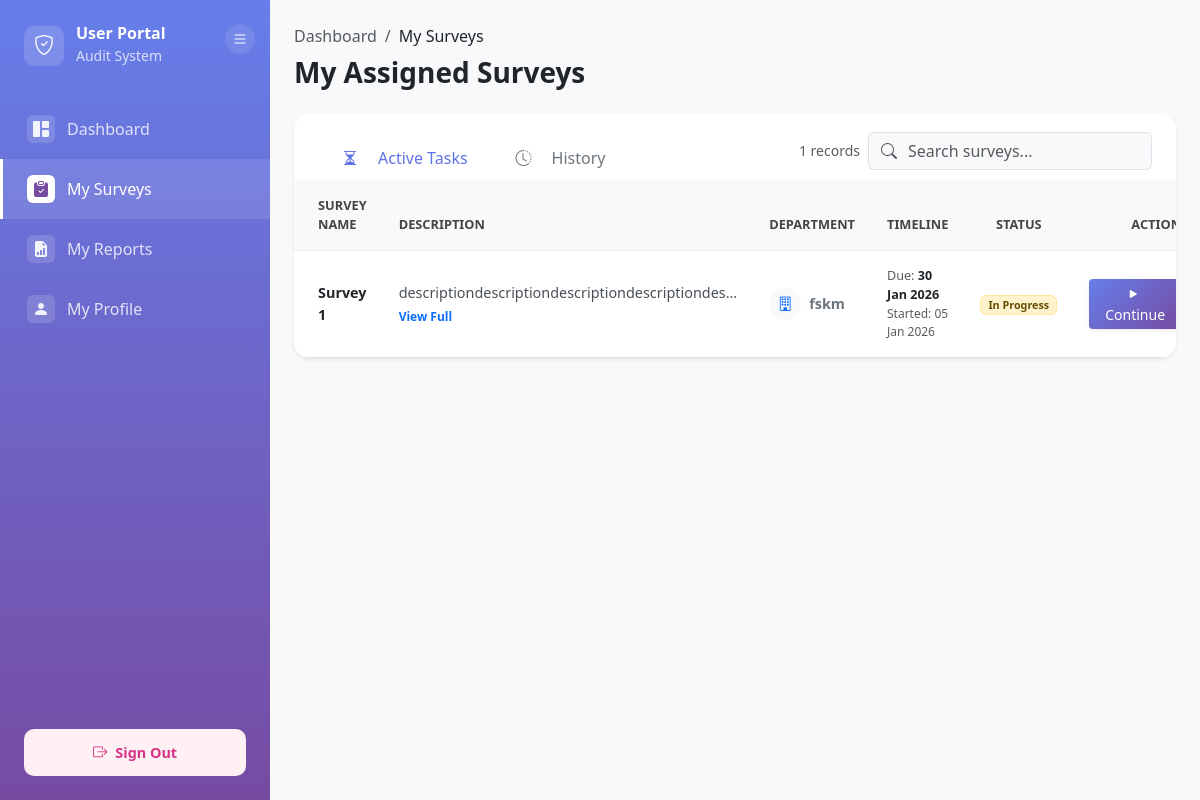
/modules/user/survey/index.php (signed in), run on the app's committed database.
### tables this page shows
CREATE TABLE `user_survey` (
  `user_survey_ID` varchar(10) NOT NULL,
  `survey_ID` varchar(50) DEFAULT NULL,
  `user_ID` int(11) DEFAULT NULL,
  `status` enum('Pending','In progress','Completed','Expired') DEFAULT 'Pending'
);

CREATE TABLE `survey` (
  `survey_ID` varchar(50) NOT NULL,
  `survey_name` varchar(30) NOT NULL,
  `department` varchar(50) DEFAULT NULL,
  `start_date` datetime DEFAULT NULL,
  `end_date` datetime DEFAULT NULL,
  `status` varchar(100) DEFAULT NULL,
  `survey_description` varchar(500) DEFAULT NULL,
  `created_by` varchar(10) DEFAULT NULL,
  `created_at` datetime DEFAULT NULL,
  `updated_id` varchar(10) DEFAULT NULL,
  `updated_by` date DEFAULT NULL
);

### src/config/database.php (called while the page is built, shortened)
<?php
class Database {
    private $host = DB_HOST;
    private $db_name = DB_NAME;
    private $username = DB_USER;
    private $password = DB_PASS;
    private $charset = DB_CHARSET;
    private $conn = null;
    public function getConnection() {
        if ($this->conn === null) {
            try {
                $dsn = "mysql:host={$this->host};dbname={$this->db_name};charset={$this->charset}";
                $options = [
                    PDO::ATTR_ERRMODE => PDO::ERRMODE_EXCEPTION,
                    PDO::ATTR_DEFAULT_FETCH_MODE => PDO::FETCH_ASSOC,
                    PDO::ATTR_EMULATE_PREPARES => false,
                    PDO::MYSQL_ATTR_INIT_COMMAND => "SET NAMES {$this->charset}"
                ];
                $this->conn = new PDO($dsn, $this->username, $this->password, $options);
                $this->conn->exec("SET time_zone = '+08:00'");
            } catch(PDOException $e) {
                die("REAL ERROR: " . $e->getMessage());
                die("Database connection failed. Please contact administrator.");
            }
        }
        return $this->conn;
    }
    public function query($sql, $params = []) {
        try {
            $stmt = $this->conn->prepare($sql);
            $stmt->execute($params);
            return $stmt;
        } catch(PDOException $e) {
            error_log("Query Error: " . $e->getMessage());
            throw new Exception("Database query failed: " . $e->getMessage());
        }
    }
    public function fetchAll($sql, $params = []) {
        $stmt = $this->query($sql, $params);
        return $stmt->fetchAll();
    }
}
?>

### src/config/config.php (called while the page is built, shortened)
<?php
require_once CONFIG_PATH . '/database.php';
function getCurrentUserId()
{
    return $_SESSION['user_ID'] ?? null;
}
?>

### src/modules/user/survey/index.php (the view, shortened to what this page needs)
<?php
require_once '../../../config/config.php';
$db = new Database();
$user_ID = getCurrentUserId();
$tab = $_GET['tab'] ?? 'active';
$search = $_GET['search'] ?? '';
$sql = "SELECT s.*,
               us.status AS user_status,
               us.user_survey_ID
        FROM survey s
        INNER JOIN user_survey us ON s.survey_ID = us.survey_ID
        WHERE us.user_ID = :user_ID";
$params = [':user_ID' => $user_ID];
if ($tab === 'history') {
    $sql .= " AND (us.status = 'Completed' OR s.status IN ('Completed', 'Archived'))";
} else {
    $sql .= " AND (us.status != 'Completed' AND s.status = 'Active' AND s.start_date <= :current_time)";
    $params[':current_time'] = date('Y-m-d H:i:s');
}
$sql .= " ORDER BY s.end_date ASC";
$surveys = $db->fetchAll($sql, $params);
function getBadge($user_status, $survey_status, $end_date) {
    $now = new DateTime();
    $due = new DateTime($end_date);
    if ($user_status === 'In progress') {
        return '<span class="badge bg-warning-subtle text-warning-emphasis border border-warning-subtle">In Progress</span>';
    }
    return '<span class="badge bg-primary-subtle text-primary-emphasis border border-primary-subtle">Pending</span>';
}
function getActionBtn($user_status, $survey_status, $survey_id) {
    $label = ($user_status === 'In progress') ? 'Continue' : 'Start';
    $icon = ($user_status === 'In progress') ? 'bi-play-fill' : 'bi-clipboard-check';
    return '<a href="assessment.php?survey_id=' . $survey_id . '" class="btn btn-sm btn-primary px-3 shadow-sm btn-action">
                <i class="bi ' . $icon . ' me-1"></i> ' . $label . '
            </a>';
}
?>
<!DOCTYPE html>
<html lang="en">
<head>
    <link href="https://cdn.jsdelivr.net/npm/bootstrap@5.3.0/dist/css/bootstrap.min.css" rel="stylesheet">
    <link rel="stylesheet" href="https://cdn.jsdelivr.net/npm/bootstrap-icons@1.11.0/font/bootstrap-icons.css">
</head>
<body>
    <div class="container-fluid p-0 h-100">
        <div class="row g-0 h-100">
            <?php include_once __DIR__ . '/../../includes/user_sidebar.php'; ?>
            <div class="col-md-9 col-lg-10 main-content-wrapper">
                <div class="main-content px-4 py-4">
                    <div class="d-flex justify-content-between align-items-center mb-4">
                        <div>
                            <nav aria-label="breadcrumb">
                                <ol class="breadcrumb mb-2">
                                    <li class="breadcrumb-item"><a href="../dashboard.php" class="text-decoration-none text-muted">Dashboard</a></li>
                                    <li class="breadcrumb-item active text-dark" aria-current="page">My Surveys</li>
                                </ol>
                            </nav>
                            <h3 class="fw-bold mb-0">My Assigned Surveys</h3>
                        </div>
                    </div>
                    <div class="card border-0 shadow-sm rounded-4 overflow-hidden mb-4">
                        <div class="card-header bg-white border-bottom-0 p-0">
                            <div class="d-flex flex-wrap justify-content-between align-items-center px-4 pt-3 pb-0">
                                <ul class="nav nav-tabs card-header-tabs mx-0 border-bottom-0">
                                    <li class="nav-item">
                                        <a class="nav-link <?php echo ($tab === 'active') ? 'active' : ''; ?>"
                                           href="?tab=active">
                                            <i class="bi bi-hourglass-split me-2"></i>Active Tasks
                                        </a>
                                    </li>
                                    <li class="nav-item">
                                        <a class="nav-link <?php echo ($tab === 'history') ? 'active' : ''; ?>"
                                           href="?tab=history">
                                            <i class="bi bi-clock-history me-2"></i>History
                                        </a>
                                    </li>
                                </ul>
                                <form method="GET" class="mb-2 mb-md-0 pb-2 d-flex align-items-center gap-2">
                                    <small class="text-muted d-none d-md-block text-nowrap"><?php echo count($surveys); ?> records</small>
                                    <div class="input-group">
                                        <span class="input-group-text bg-light border-end-0"><i class="bi bi-search text-muted"></i></span>
                                        <input type="text" name="search" class="form-control bg-light border-start-0 ps-0"
                                               placeholder="Search surveys..." value="<?php echo htmlspecialchars($search); ?>">
                                    </div>
                                </form>
                            </div>
                        </div>
                        <div class="table-responsive">
                            <table class="table table-hover align-middle mb-0">
                                <thead>
                                    <tr>
                                        <th class="ps-4" style="width: 25%;">Survey Name</th>
                                        <th style="width: 30%;">Description</th>
                                        <th style="width: 15%;">Department</th>
                                        <th style="width: 15%;">Timeline</th>
                                        <th class="text-center" style="width: 10%;">Status</th>
                                        <th class="text-end pe-4" style="width: 5%;">Action</th>
                                    </tr>
                                </thead>
                                <tbody>
                                    <?php if (empty($surveys)): ?>
                                        <tr>
                                            <td colspan="6" class="text-center py-5">
                                                <div class="text-muted">
                                                    <div class="mb-3"><i class="bi bi-clipboard-x display-4 opacity-25"></i></div>
                                                    <h5>No surveys found</h5>
                                                    <p class="small">There are no <?php echo htmlspecialchars($tab); ?> surveys assigned to you at the moment.</p>
                                                </div>
                                            </td>
                                        </tr>
                                    <?php else: ?>
                                        <?php foreach ($surveys as $row): ?>
                                            <tr>
                                                <td class="ps-4">
                                                    <div class="fw-bold text-dark"><?php echo htmlspecialchars($row['survey_name']); ?></div>
                                                </td>
                                                <td>
                                                    <div class="desc-text"
                                                         data-bs-toggle="modal"
                                                         data-bs-target="#descriptionModal"
                                                         data-survey-title="<?php echo htmlspecialchars($row['survey_name']); ?>"
                                                         data-survey-desc="<?php echo htmlspecialchars($row['survey_description']); ?>">
                                                        <?php
                                                            $desc = $row['survey_description'] ?? 'No description provided';
                                                            echo htmlspecialchars(mb_strimwidth($desc, 0, 50, "..."));
                                                        ?>
                                                        <?php if(strlen($desc) > 50): ?>
                                                            <small class="text-primary d-block mt-1 fw-bold" style="font-size: 0.75rem;">
                                                                View Full
                                                            </small>
                                                        <?php endif; ?>
                                                    </div>
                                                </td>
                                                <td>
                                                    <div class="d-flex align-items-center">
                                                        <div class="icon-shape bg-light text-primary rounded-circle me-2 d-flex align-items-center justify-content-center" style="width:32px; height:32px;">
                                                            <i class="bi bi-building"></i>
                                                        </div>
                                                        <span class="fw-semibold text-secondary"><?php echo htmlspecialchars($row['department']); ?></span>
                                                    </div>
                                                </td>
                                                <td>
                                                    <div class="d-flex flex-column small">
                                                        <span class="text-muted">Due: <span class="text-dark fw-semibold"><?php echo date('d M Y', strtotime($row['end_date'])); ?></span></span>
                                                        <span class="text-muted" style="font-size: 0.75rem;">Started: <?php echo date('d M Y', strtotime($row['start_date'])); ?></span>
                                                    </div>
                                                </td>
                                                <td class="text-center">
                                                    <?php echo getBadge($row['user_status'], $row['status'], $row['end_date']); ?>
                                                </td>
                                                <td class="text-end pe-4">
                                                    <?php echo getActionBtn($row['user_status'], $row['status'], $row['survey_ID']); ?>
                                                </td>
                                            </tr>
                                        <?php endforeach; ?>
                                    <?php endif; ?>
                                </tbody>
                            </table>
                        </div>
                    </div>
                </div>
            </div>
        </div>
    </div>
</body>
</html>

### src/modules/user/survey/index.php (style rules this page uses)
html, body { height: 100%; margin: 0; padding: 0; overflow-x: hidden; background-color: #f8f9fa; }
.main-content-wrapper { margin-left: 270px; width: calc(100% - 270px); }
.nav-tabs .nav-link { color: #6c757d; border: none; border-bottom: 3px solid transparent; padding: 1rem 1.5rem; font-weight: 500; transition: all 0.2s; }
.nav-tabs .nav-link.active { color: #5e72e4; border-bottom: 3px solid #5e72e4; background: transparent; }
.table th { font-weight: 600; background-color: #f8f9fa; color: #444; font-size: 0.8rem; text-transform: uppercase; padding: 1rem; border-bottom: 1px solid #e9ecef; }
.table td { padding: 1rem; vertical-align: middle; color: #525f7f; font-size: 0.9rem; }
.btn-action { background: linear-gradient(135deg, #667eea 0%, #764ba2 100%); border: none; transition: transform 0.2s; }
.desc-text { cursor: pointer; color: #495057; transition: color 0.2s; }

### src/modules/includes/user_sidebar.php (style rules this page uses)
@media (min-width: 992px) { .main-content-wrapper { margin-left: 270px !important; width: calc(100% - 270px) !important; transition: all 0.3s ease; } }
.nav-link { color: rgba(255,255,255,0.8); padding: 1rem 1.5rem; border-left: 3px solid transparent; border-radius: 0; display: flex; align-items: center; gap: 12px; transition: all 0.15s ease-in-out; cursor: pointer; text-decoration: none; white-space: nowrap; }

### data on the page
user_survey: survey_ID.survey_name "Survey 1", survey_ID.survey_description "descriptiondescriptiondescriptiondescriptiondes...", survey_ID.department "fskm", survey_ID.end_date "30 Jan 2026", survey_ID.start_date "05 Jan 2026", shows "In Progress", status "Continue"

### other printed values
count($surveys) "1"
